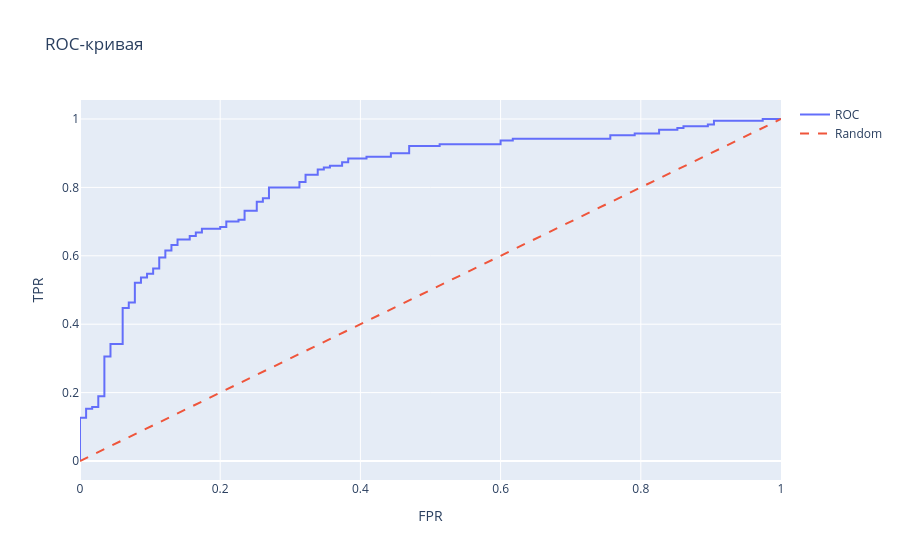

Source (notebook cell):
### Code cell
# ROC-кривая
fpr, tpr, _ = roc_curve(y_test, test_proba)
fig_roc = go.Figure()
fig_roc.add_trace(go.Scatter(x=fpr, y=tpr, mode='lines', name='ROC'))
fig_roc.add_trace(go.Scatter(x=[0,1], y=[0,1], mode='lines', name='Random', line=dict(dash='dash')))
fig_roc.update_layout(title='ROC-кривая', xaxis_title='FPR', yaxis_title='TPR')
fig_roc.show()
